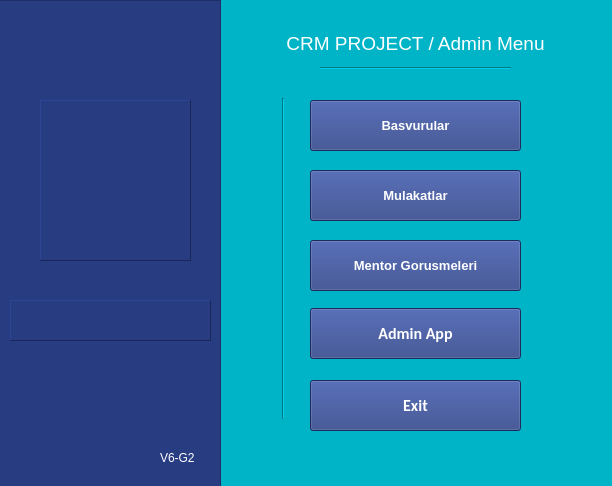
<?xml version="1.0" encoding="UTF-8"?>
<ui version="4.0">
 <class>MainWindow</class>
 <widget class="QMainWindow" name="MainWindow">
  <property name="geometry">
   <rect>
    <x>0</x>
    <y>0</y>
    <width>612</width>
    <height>486</height>
   </rect>
  </property>
  <property name="windowTitle">
   <string>CRM - Tercih Admin Menu</string>
  </property>
  <property name="windowIcon">
   <iconset>
    <normaloff>../../../giris sayfalari/logo-icon.png</normaloff>../../../giris sayfalari/logo-icon.png</iconset>
  </property>
  <property name="styleSheet">
   <string notr="true">background-color: rgb(0, 180, 200);</string>
  </property>
  <widget class="QWidget" name="centralwidget">
   <widget class="QFrame" name="frame_left">
    <property name="geometry">
     <rect>
      <x>-50</x>
      <y>0</y>
      <width>271</width>
      <height>491</height>
     </rect>
    </property>
    <property name="styleSheet">
     <string notr="true">background-color:  rgb(40, 60, 130);</string>
    </property>
    <property name="frameShape">
     <enum>QFrame::StyledPanel</enum>
    </property>
    <property name="frameShadow">
     <enum>QFrame::Raised</enum>
    </property>
    <widget class="QLabel" name="logo_lbl">
     <property name="geometry">
      <rect>
       <x>90</x>
       <y>100</y>
       <width>151</width>
       <height>161</height>
      </rect>
     </property>
     <property name="frameShape">
      <enum>QFrame::Panel</enum>
     </property>
     <property name="frameShadow">
      <enum>QFrame::Raised</enum>
     </property>
     <property name="text">
      <string/>
     </property>
     <property name="pixmap">
      <pixmap>logo-icon.png</pixmap>
     </property>
     <property name="scaledContents">
      <bool>true</bool>
     </property>
    </widget>
    <widget class="QLabel" name="logolbl_2">
     <property name="geometry">
      <rect>
       <x>60</x>
       <y>300</y>
       <width>201</width>
       <height>41</height>
      </rect>
     </property>
     <property name="frameShape">
      <enum>QFrame::Panel</enum>
     </property>
     <property name="frameShadow">
      <enum>QFrame::Raised</enum>
     </property>
     <property name="text">
      <string/>
     </property>
     <property name="pixmap">
      <pixmap>../images/logo.png</pixmap>
     </property>
     <property name="scaledContents">
      <bool>true</bool>
     </property>
    </widget>
    <widget class="QLabel" name="label">
     <property name="geometry">
      <rect>
       <x>210</x>
       <y>450</y>
       <width>55</width>
       <height>16</height>
      </rect>
     </property>
     <property name="styleSheet">
      <string notr="true">color: #fff</string>
     </property>
     <property name="text">
      <string>V6-G2</string>
     </property>
    </widget>
   </widget>
   <widget class="QLabel" name="label_4">
    <property name="geometry">
     <rect>
      <x>240</x>
      <y>-12</y>
      <width>351</width>
      <height>111</height>
     </rect>
    </property>
    <property name="palette">
     <palette>
      <active>
       <colorrole role="WindowText">
        <brush brushstyle="SolidPattern">
         <color alpha="255">
          <red>255</red>
          <green>255</green>
          <blue>255</blue>
         </color>
        </brush>
       </colorrole>
       <colorrole role="Button">
        <brush brushstyle="SolidPattern">
         <color alpha="255">
          <red>0</red>
          <green>180</green>
          <blue>200</blue>
         </color>
        </brush>
       </colorrole>
       <colorrole role="Text">
        <brush brushstyle="SolidPattern">
         <color alpha="255">
          <red>255</red>
          <green>255</green>
          <blue>255</blue>
         </color>
        </brush>
       </colorrole>
       <colorrole role="ButtonText">
        <brush brushstyle="SolidPattern">
         <color alpha="255">
          <red>255</red>
          <green>255</green>
          <blue>255</blue>
         </color>
        </brush>
       </colorrole>
       <colorrole role="Base">
        <brush brushstyle="SolidPattern">
         <color alpha="255">
          <red>0</red>
          <green>180</green>
          <blue>200</blue>
         </color>
        </brush>
       </colorrole>
       <colorrole role="Window">
        <brush brushstyle="SolidPattern">
         <color alpha="255">
          <red>0</red>
          <green>180</green>
          <blue>200</blue>
         </color>
        </brush>
       </colorrole>
      </active>
      <inactive>
       <colorrole role="WindowText">
        <brush brushstyle="SolidPattern">
         <color alpha="255">
          <red>255</red>
          <green>255</green>
          <blue>255</blue>
         </color>
        </brush>
       </colorrole>
       <colorrole role="Button">
        <brush brushstyle="SolidPattern">
         <color alpha="255">
          <red>0</red>
          <green>180</green>
          <blue>200</blue>
         </color>
        </brush>
       </colorrole>
       <colorrole role="Text">
        <brush brushstyle="SolidPattern">
         <color alpha="255">
          <red>255</red>
          <green>255</green>
          <blue>255</blue>
         </color>
        </brush>
       </colorrole>
       <colorrole role="ButtonText">
        <brush brushstyle="SolidPattern">
         <color alpha="255">
          <red>255</red>
          <green>255</green>
          <blue>255</blue>
         </color>
        </brush>
       </colorrole>
       <colorrole role="Base">
        <brush brushstyle="SolidPattern">
         <color alpha="255">
          <red>0</red>
          <green>180</green>
          <blue>200</blue>
         </color>
        </brush>
       </colorrole>
       <colorrole role="Window">
        <brush brushstyle="SolidPattern">
         <color alpha="255">
          <red>0</red>
          <green>180</green>
          <blue>200</blue>
         </color>
        </brush>
       </colorrole>
      </inactive>
      <disabled>
       <colorrole role="WindowText">
        <brush brushstyle="SolidPattern">
         <color alpha="255">
          <red>255</red>
          <green>255</green>
          <blue>255</blue>
         </color>
        </brush>
       </colorrole>
       <colorrole role="Button">
        <brush brushstyle="SolidPattern">
         <color alpha="255">
          <red>0</red>
          <green>180</green>
          <blue>200</blue>
         </color>
        </brush>
       </colorrole>
       <colorrole role="Text">
        <brush brushstyle="SolidPattern">
         <color alpha="255">
          <red>255</red>
          <green>255</green>
          <blue>255</blue>
         </color>
        </brush>
       </colorrole>
       <colorrole role="ButtonText">
        <brush brushstyle="SolidPattern">
         <color alpha="255">
          <red>255</red>
          <green>255</green>
          <blue>255</blue>
         </color>
        </brush>
       </colorrole>
       <colorrole role="Base">
        <brush brushstyle="SolidPattern">
         <color alpha="255">
          <red>0</red>
          <green>180</green>
          <blue>200</blue>
         </color>
        </brush>
       </colorrole>
       <colorrole role="Window">
        <brush brushstyle="SolidPattern">
         <color alpha="255">
          <red>0</red>
          <green>180</green>
          <blue>200</blue>
         </color>
        </brush>
       </colorrole>
      </disabled>
     </palette>
    </property>
    <property name="font">
     <font>
      <family>Microsoft Sans Serif</family>
      <pointsize>14</pointsize>
      <weight>50</weight>
      <bold>false</bold>
     </font>
    </property>
    <property name="styleSheet">
     <string notr="true">color: white;
</string>
    </property>
    <property name="text">
     <string>CRM PROJECT / Admin Menu</string>
    </property>
    <property name="alignment">
     <set>Qt::AlignCenter</set>
    </property>
   </widget>
   <widget class="Line" name="line">
    <property name="geometry">
     <rect>
      <x>273</x>
      <y>98</y>
      <width>20</width>
      <height>321</height>
     </rect>
    </property>
    <property name="orientation">
     <enum>Qt::Vertical</enum>
    </property>
   </widget>
   <widget class="QPushButton" name="basvurular_btn">
    <property name="geometry">
     <rect>
      <x>310</x>
      <y>100</y>
      <width>211</width>
      <height>51</height>
     </rect>
    </property>
    <property name="font">
     <font>
      <pointsize>10</pointsize>
      <weight>75</weight>
      <bold>true</bold>
     </font>
    </property>
    <property name="styleSheet">
     <string notr="true">QPushButton {
background-color: rgb(40, 60, 130);
color: #fff
}
QPushButton:hover {
background-color: rgb(218,30,60)
}</string>
    </property>
    <property name="text">
     <string>Basvurular</string>
    </property>
   </widget>
   <widget class="QPushButton" name="mentorgo_btn">
    <property name="geometry">
     <rect>
      <x>310</x>
      <y>240</y>
      <width>211</width>
      <height>51</height>
     </rect>
    </property>
    <property name="font">
     <font>
      <pointsize>10</pointsize>
      <weight>75</weight>
      <bold>true</bold>
     </font>
    </property>
    <property name="styleSheet">
     <string notr="true">QPushButton {
background-color: rgb(40, 60, 130);
color: #fff
}
QPushButton:hover {
background-color: rgb(218,30,60)
}</string>
    </property>
    <property name="text">
     <string>Mentor Gorusmeleri</string>
    </property>
   </widget>
   <widget class="Line" name="line_2">
    <property name="geometry">
     <rect>
      <x>320</x>
      <y>58</y>
      <width>191</width>
      <height>20</height>
     </rect>
    </property>
    <property name="orientation">
     <enum>Qt::Horizontal</enum>
    </property>
   </widget>
   <widget class="QPushButton" name="adminapp_btn">
    <property name="geometry">
     <rect>
      <x>310</x>
      <y>308</y>
      <width>211</width>
      <height>51</height>
     </rect>
    </property>
    <property name="font">
     <font>
      <family>Calibri</family>
      <pointsize>12</pointsize>
      <weight>75</weight>
      <bold>true</bold>
     </font>
    </property>
    <property name="styleSheet">
     <string notr="true">QPushButton {
background-color: rgb(40, 60, 130);
color: #fff
}
QPushButton:hover {
background-color: rgb(218,30,60)
}</string>
    </property>
    <property name="text">
     <string>Admin App</string>
    </property>
   </widget>
   <widget class="QPushButton" name="mulakatlar_btn">
    <property name="geometry">
     <rect>
      <x>310</x>
      <y>170</y>
      <width>211</width>
      <height>51</height>
     </rect>
    </property>
    <property name="font">
     <font>
      <pointsize>10</pointsize>
      <weight>75</weight>
      <bold>true</bold>
     </font>
    </property>
    <property name="styleSheet">
     <string notr="true">QPushButton {
background-color: rgb(40, 60, 130);
color: #fff
}
QPushButton:hover {
background-color: rgb(218,30,60)
}</string>
    </property>
    <property name="text">
     <string>Mulakatlar</string>
    </property>
   </widget>
   <widget class="QPushButton" name="exit_btn">
    <property name="geometry">
     <rect>
      <x>310</x>
      <y>380</y>
      <width>211</width>
      <height>51</height>
     </rect>
    </property>
    <property name="font">
     <font>
      <family>Calibri</family>
      <pointsize>12</pointsize>
      <weight>75</weight>
      <bold>true</bold>
     </font>
    </property>
    <property name="styleSheet">
     <string notr="true">QPushButton {
background-color: rgb(40, 60, 130);
color: #fff
}
QPushButton:hover {
background-color: rgb(218,30,60)
}</string>
    </property>
    <property name="text">
     <string>Exit</string>
    </property>
   </widget>
  </widget>
 </widget>
 <resources/>
 <connections/>
</ui>
